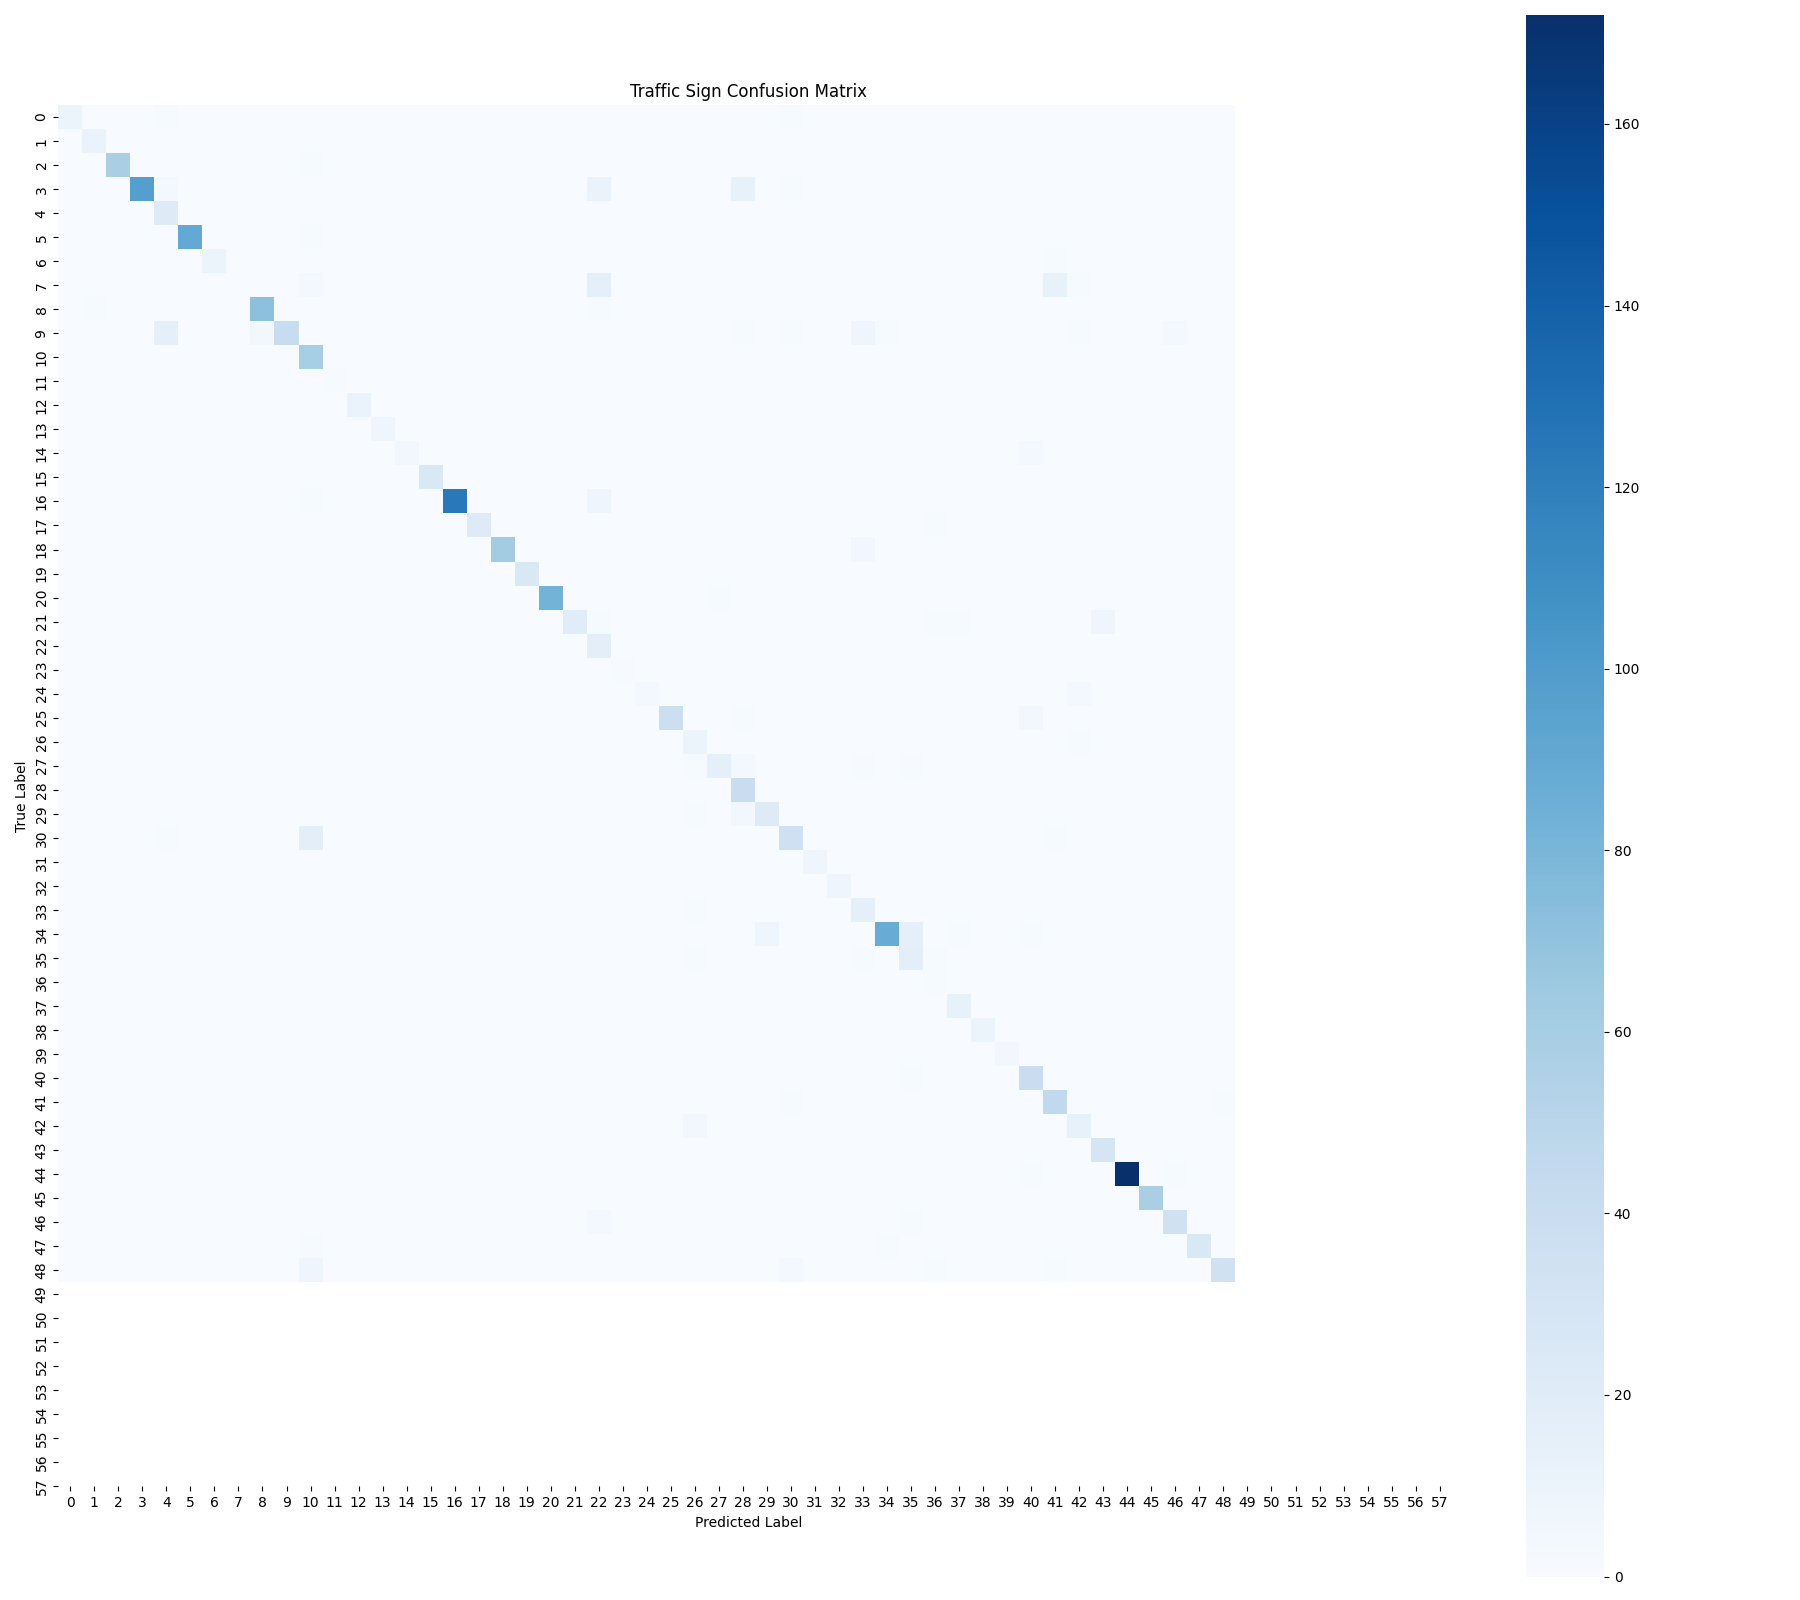

Source code (Python):
import torch
import torch.nn as nn
from torchvision import datasets, transforms, models
from torch.utils.data import DataLoader
from sklearn.metrics import confusion_matrix, accuracy_score
import matplotlib.pyplot as plt
import seaborn as sns
import numpy as np

# ================= CONFIG =================
TEST_DIR = "dataset/traffic_Data/TEST_SORTED"
MODEL_PATH = "traffic_sign_model.pth"
NUM_CLASSES = 58
IMG_SIZE = 64
BATCH_SIZE = 32
DEVICE = "cuda" if torch.cuda.is_available() else "cpu"

# ================= TRANSFORMS =================
test_transform = transforms.Compose([
    transforms.Resize((IMG_SIZE, IMG_SIZE)),
    transforms.ToTensor(),
])

# ================= DATASET =================
test_dataset = datasets.ImageFolder(TEST_DIR, transform=test_transform)
test_loader = DataLoader(test_dataset, batch_size=BATCH_SIZE, shuffle=False)

print(f"Test samples: {len(test_dataset)}")

# ================= MODEL =================
model = models.resnet18(pretrained=False)
model.fc = nn.Linear(model.fc.in_features, NUM_CLASSES)
model.load_state_dict(torch.load(MODEL_PATH, map_location=DEVICE))
model = model.to(DEVICE)
model.eval()

# ================= PREDICTION =================
all_preds = []
all_labels = []

with torch.no_grad():
    for images, labels in test_loader:
        images = images.to(DEVICE)
        outputs = model(images)
        _, preds = torch.max(outputs, 1)

        all_preds.extend(preds.cpu().numpy())
        all_labels.extend(labels.numpy())

# ================= METRICS =================
acc = accuracy_score(all_labels, all_preds)
cm = confusion_matrix(all_labels, all_preds)

print(f"\n✅ Test Accuracy: {acc*100:.2f}%")

# ================= PLOT =================
plt.figure(figsize=(18, 16))
sns.heatmap(
    cm,
    cmap="Blues",
    xticklabels=range(NUM_CLASSES),
    yticklabels=range(NUM_CLASSES),
    cbar=True,
    square=True
)

plt.xlabel("Predicted Label")
plt.ylabel("True Label")
plt.title("Traffic Sign Confusion Matrix")
plt.tight_layout()
plt.savefig("confusion_matrix.png")
plt.show()

print("📁 Confusion matrix saved as confusion_matrix.png")
